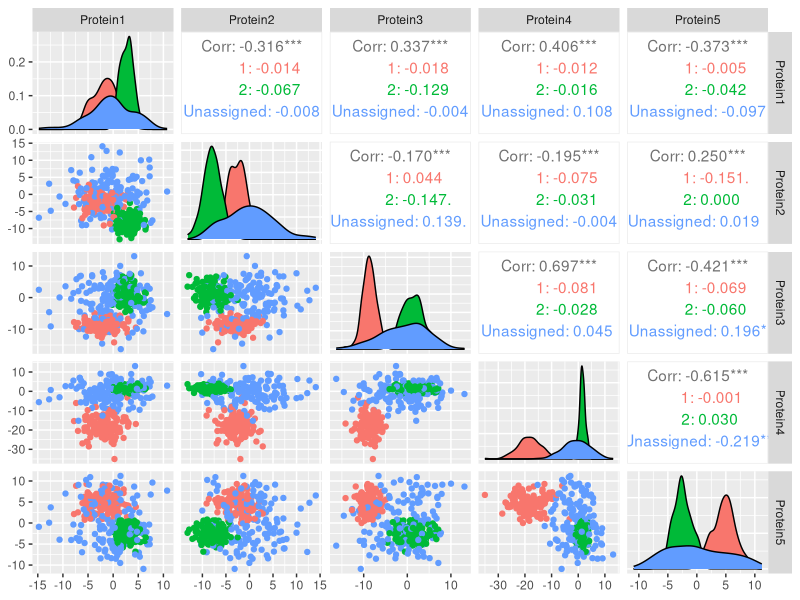
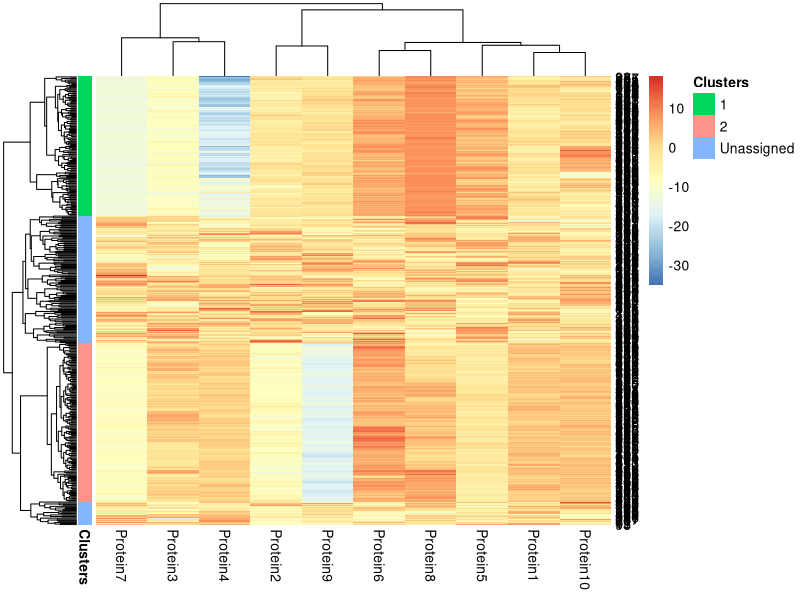

R code for these plots, in order:
# Load packages 
library(tidyverse)
library(GGally)
library(mclust)

# Write function to simulate data!

# Set parameters
set.seed(4881)
n <- 419
p <- 10

# Simulate participant cluster membership 
indiv_clust <- sample(c(1, 2, 3), size = n, replace = TRUE)
table(indiv_clust)

# Create matrix to store data
sim_data <- matrix(NA, ncol = p, nrow = n)

# Generate random distribution parameters per cluster
cluster_params <- list(
  cluster_1 = list(mean = runif(p, -20, 10), sd = runif(p, 0.5, 5)),  
  cluster_2 = list(mean = runif(p, -20, 10), sd = runif(p, 1, 4)), 
  cluster_3 = list(mean = rep(0, p), sd = rep(5, p))   
)

# Generate data
for (protein in 1:p) {
  
  protein_data <- numeric(n)
  
  for (i in 1:n) {
    
    # Simulate random normals for each protein and cluster
    mu <- cluster_params[[paste0("cluster_", indiv_clust[i])]]$mean[[protein]]
    sigma <-  cluster_params[[paste0("cluster_", indiv_clust[i])]]$sd[[protein]]
    
    # Generate cluster assignment 
    protein_data[i] <- rnorm(1, mean = mu, sd = sigma)
  }
  
  # Add protein data to new column
  sim_data[, protein] <- protein_data
}

# Convert to data frame 
sim_data <- as.data.frame(sim_data)

# Assign column names
colnames(sim_data) <- paste0("Protein", 1:p)

# Assign labels to the clusters
cluster <- factor(indiv_clust, labels = c("1","2","Unassigned"))

# Plot the data and colour by cluster for the first 5 clusters
sim_data_plot <- sim_data %>%
  select(Protein1:Protein5) 

ggpairs(sim_data_plot, aes(color = cluster))

# Produce heatmap 
simdata <- as.matrix(sim_data)
annotationRow <- as.data.frame(cluster)
names(annotationRow) <- "Clusters"
rownames(simdata) <- rownames(annotationRow)
annotationRow$Clusters <- as.factor(annotationRow$Clusters)
pheatmap::pheatmap(simdata, annotation_row = annotationRow)
